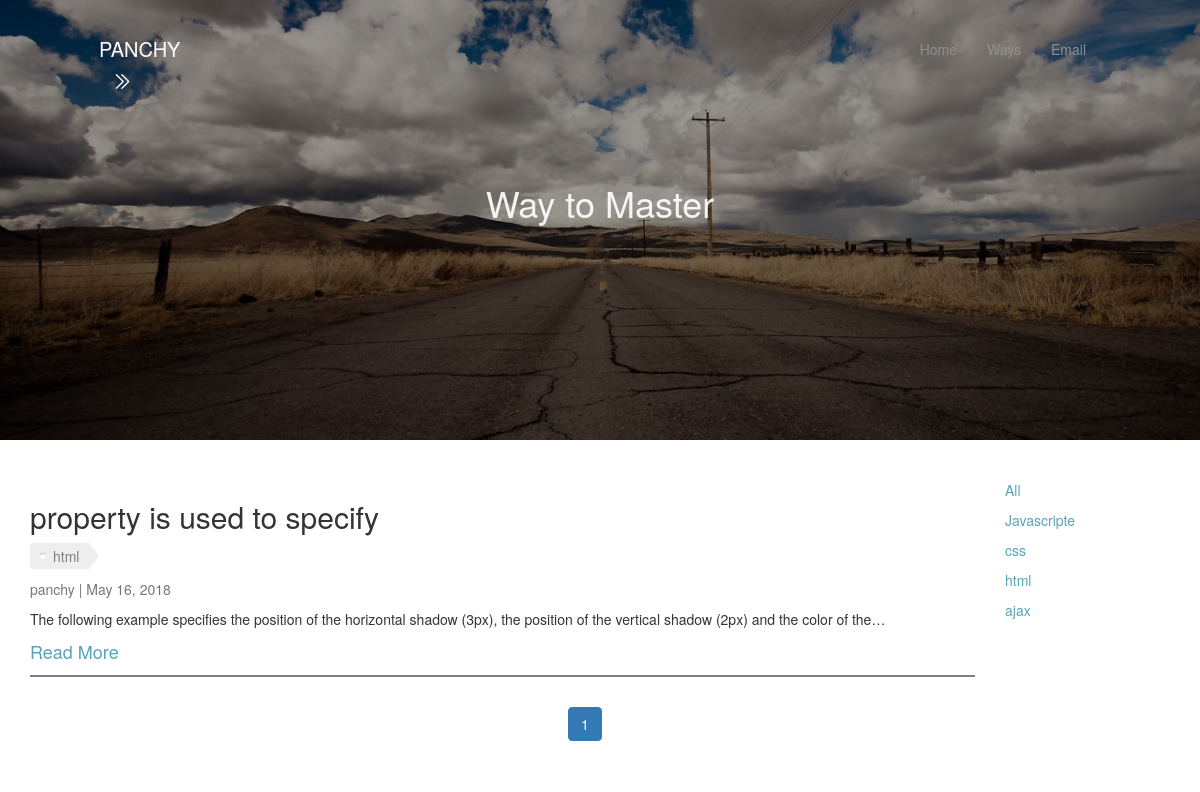
Page /index/ways/?qtag=html on the committed database.
### article/models.py (models this page shows, shortened)
class Article(models.Model):
    User=models.ForeignKey(settings.AUTH_USER_MODEL,default=1)
    Id=models.AutoField(primary_key=True)
    Title=models.CharField(max_length=1000,blank = False)
    Counter=models.IntegerField(default=0)
    Image=models.ImageField(upload_to=upload_location,
                            null=False,
                            blank=False,
                            width_field='width_field',
                            height_field='height_field',)
    height_field=models.IntegerField(default=0)
    width_field=models.IntegerField(default=0)
    Publish=models.BooleanField(default=False)
    Content=models.TextField()
    UpdateTime=models.DateTimeField(auto_now_add=False,auto_now=True)
    Build=models.DateTimeField(auto_now_add=True,auto_now=False)
    Tags = models.ManyToManyField(Tag,through='TagsArticle')
    objects=PostManager()

class Tag(models.Model):
    Id=models.AutoField(primary_key=True)
    Tags=models.CharField(max_length=1000,blank = False)
    def __str__(self):
        return str(self.Tags)

### article/views.py (the view)
def allArticle(request):
    title='Way to Master'
    limit=7
    queryTag=request.GET.get("qtag")
    if queryTag=='all':
        quearyset=Article.objects.all()
    if not request.user.is_staff or not request.user.is_superuser:
        quearyset=Article.objects.filter(Publish=True).order_by("-UpdateTime")
    else:
        quearyset=Article.objects.all()
    if queryTag:
        if queryTag=='all':
            quearyset=Article.objects.filter(Publish=True).order_by("-UpdateTime")
        else:
            quearyset=getTagArticle(queryTag)
    tagset=Tag.objects.all()
    paginator = Paginator(quearyset, limit) # Show 2 contacts per page
    page = request.GET.get('page')
    try:
        contacts = paginator.page(page)
    except PageNotAnInteger:
        contacts=paginator.page(1)
    except EmptyPage:
        contacts=paginator.page(paginator.num_pages)
    TagArray=getTags(contacts)
    rows=zip(contacts,TagArray)
    context={
        "title":title,
        "objects_list":contacts,
        "rows":rows,
        "tagset":tagset
    }
    return render(request,"article.html",context)

### article/views.py (called while the page is built)
def getTagArticle(tag):
    allArticle=[]
    tagObj=get_object_or_404(Tag,Tags=tag)
    articles=get_list_or_404(TagsArticle,Tags=tagObj.Id)
    for i in range(len(articles)):
        allArticle.append(articles[i].Article)
    return allArticle

def getTags(array):
    AllTags=[]
    for i in array:
        current=[]
        tags=list(TagsArticle.objects.filter(Article=i.Id))
        if tags:
            for i in range(len(tags)):
                current.append(tags[i].Tags)
        else:
            current.append([])
        AllTags.append(current)
    return AllTags

### templates/article.html (shortened to what this page needs)
{%extends 'base.html' %}
{% load tz %}
{% load static %}
{%block css%}
<link rel="stylesheet" type="text/css" href="{% static 'css/article.css' %}">
{%endblock css%}
{%block intro%}
<div class="intro-detail">
    <h1 >{{title}}</h1>
</div>
{%endblock intro%}
{%block body%}
  <div class="container">
    <div class="row">
      <div class="col-lg-10" >
      {%for row in rows%}
            <h2>{{row.0.Title}}</h2>
            <div class="tags">
            {%for tag in row.1%}
              {%if tag%}
                <div class="tag">
                  {{tag.Tags}}
                </div>
              {%endif%}
            {%endfor%}
            </div>
            <p class="new-font-color">{{row.0.User}} | {{row.0.UpdateTime|localtime|date:'M d, Y'}}</p>
            <p class="content-markdown">{{row.0.Content|truncatechars:140}}</p>
            <a class="news-h1" href="{%url "article:detail" pk=row.0.Id %}">Read More</a>
            <hr style="border-top: 2px solid #00000080;">
        {%endfor%}
        </div>
        <div class="col-lg-2">
          <p><a class="filter-tag" href="/index/ways/?qtag=all">All</a></p>
          {%for tag in tagset%}
            <p><a class="filter-tag" href="/index/ways/?qtag={{tag}}">{{tag}}</a></p>
          {%endfor%}
        </div>
      </div>
  </div>
<nav aria-label="..." class="pagenav" style="text-align: center;">
  <div class="pagination">
      <li class="page-item active">
        <a class="page-link" href="#">{{ objects_list.number }} <span class="sr-only">(current)</span></a>
      </li>
  </div>
</nav>
{%endblock body%}

### static/css/base.css (style rules this page uses)
body, html { height: 100%; margin: 0; }
hr { margin-top: 10px; margin-bottom: 10px; border: 0; border-top: 1px solid #eeeeee2e; }
.tag { display: inline-block; background: #eee; border-radius: 3px 0 0 3px; color: #7f7f7f; height: 26px; line-height: 26px; padding: 0 20px 0 23px; position: relative; margin: 0 10px 10px 0; text-decoration: none; -webkit-transition: color 0.2s; }
.tag::before { background: #fff; border-radius: 10px; box-shadow: inset 0 1px rgba(0, 0, 0, 0.25); content: ''; height: 6px; left: 10px; position: absolute; width: 6px; top: 10px; }
.tag::after { background: #fff; border-bottom: 13px solid transparent; border-left: 10px solid #eee; border-top: 13px solid transparent; content: ''; position: absolute; right: 0; top: 0; }
a { color: #58a4b7; }

### static/css/article.css (style rules this page uses)
body, html { height: 100%; margin: 0; }
.intro-detail { color: #ffffffe8; margin-top: 7%; text-align: center; }
.news-h1 { font-size: 18px; }
.new-font-color { color: #777; }

### rows in the picture
Article: Title "property is used to specify", User.username "panchy", UpdateTime "May 16, 2018", Content "The following example specifies the position of the horizontal shadow (3px), the position of the vertical shadow (2px) and the color of the…"
Tag: Tags "html"
Tag: Tags "Javascripte"
Tag: Tags "css"
Tag: Tags "ajax"

### other values in the picture
{{ title }} "Way to Master"
{{ objects_list.number }} "1"
